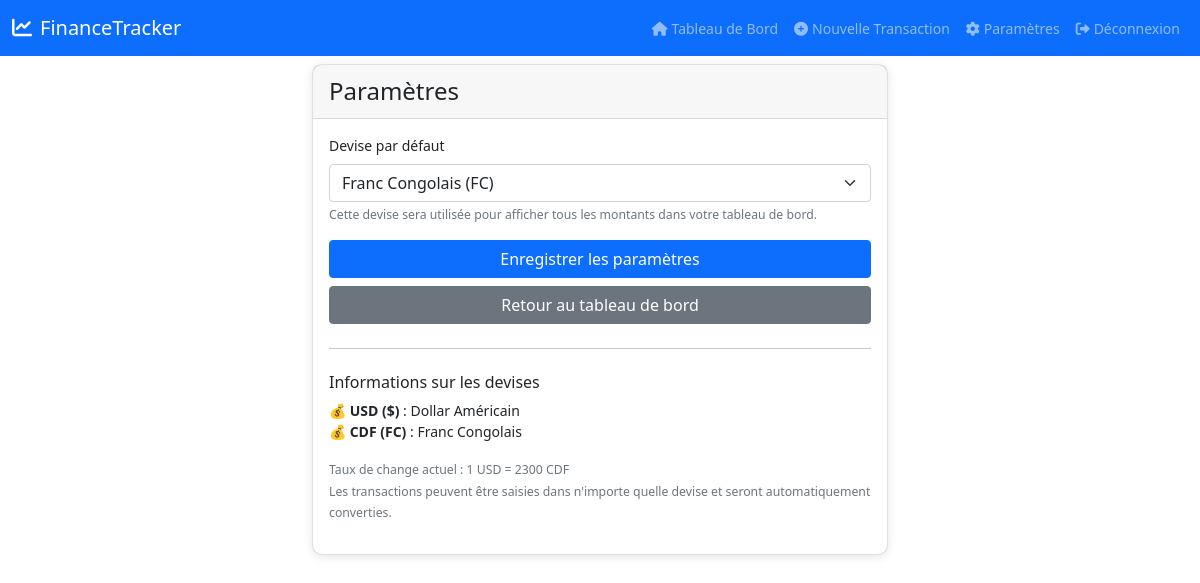
Before: /settings (signed in) with the older database file.
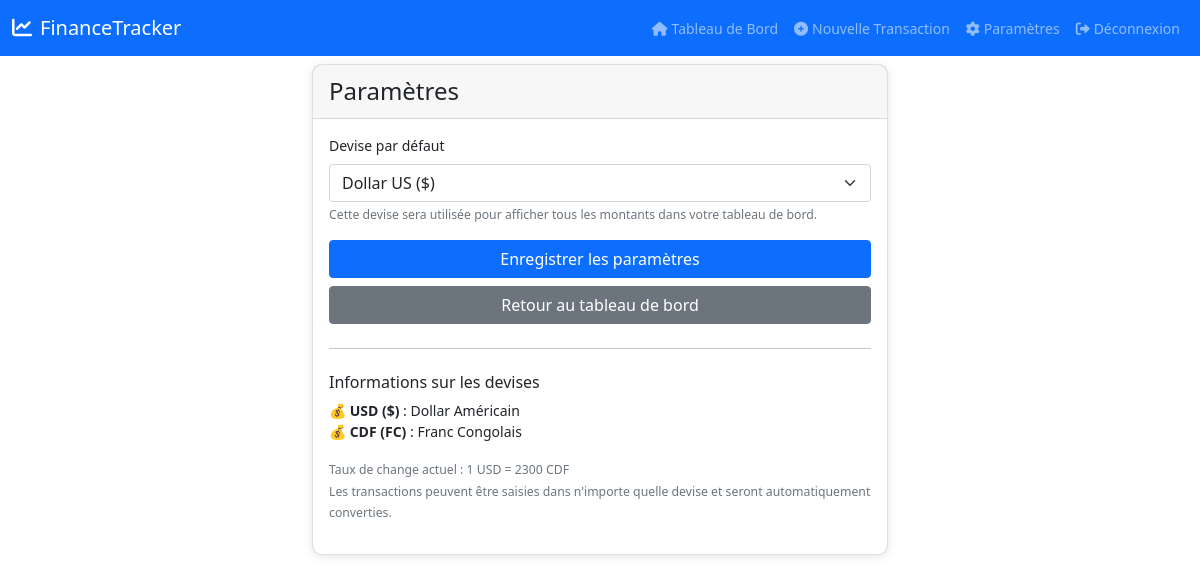
After: the same page with the newer database file.
### tables this page shows
CREATE TABLE users (
            id INTEGER PRIMARY KEY AUTOINCREMENT,
            username TEXT UNIQUE NOT NULL,
            password TEXT NOT NULL,
            created_at TIMESTAMP DEFAULT CURRENT_TIMESTAMP
        , default_currency TEXT DEFAULT 'USD');

### app.py (the view, shortened to what this page needs)
@app.route('/settings', methods=['GET', 'POST'])
def settings():
    if 'user_id' not in session:
        return redirect('/login')
    conn = database.get_db_connection()
    user = conn.execute('SELECT default_currency FROM users WHERE id = ?',
                       (session['user_id'],)).fetchone()
    user_currency = user['default_currency'] if user and user['default_currency'] else 'USD'
    conn.close()
    return render_template('settings.html', user_currency=user_currency)

### database.py (called while the page is built)
def get_db_connection():
    conn = sqlite3.connect('finance.db')
    conn.row_factory = sqlite3.Row
    return conn

### templates/settings.html (shortened to what this page needs)
{% extends "base.html" %}
{% block content %}
<div class="row justify-content-center">
    <div class="col-md-6">
        <div class="card">
            <div class="card-header">
                <h4 class="mb-0">Paramètres</h4>
            </div>
            <div class="card-body">
                <form method="POST">
                    <div class="mb-3">
                        <label for="default_currency" class="form-label">Devise par défaut</label>
                        <select class="form-select" id="default_currency" name="default_currency" required>
                            <option value="USD" {% if user_currency == 'USD' %}selected{% endif %}>Dollar US ($)</option>
                            <option value="CDF" {% if user_currency == 'CDF' %}selected{% endif %}>Franc Congolais (FC)</option>
                        </select>
                        <div class="form-text">
                            Cette devise sera utilisée pour afficher tous les montants dans votre tableau de bord.
                        </div>
                    </div>
                    <div class="d-grid gap-2">
                        <button type="submit" class="btn btn-primary">Enregistrer les paramètres</button>
                        <a href="{{ url_for('dashboard') }}" class="btn btn-secondary">Retour au tableau de bord</a>
                    </div>
                </form>
                <hr class="my-4">
                <div class="mb-3">
                    <h6>Informations sur les devises</h6>
                    <ul class="list-unstyled">
                        <li>💰 <strong>USD ($)</strong> : Dollar Américain</li>
                        <li>💰 <strong>CDF (FC)</strong> : Franc Congolais</li>
                    </ul>
                    <small class="text-muted">
                        Taux de change actuel : 1 USD = 2300 CDF<br>
                        Les transactions peuvent être saisies dans n'importe quelle devise et seront automatiquement converties.
                    </small>
                </div>
            </div>
        </div>
    </div>
</div>
{% endblock %}

### templates/base.html (shortened to what this page needs)
<!DOCTYPE html>
<html lang="fr">
<head>
    <link href="https://cdn.jsdelivr.net/npm/bootstrap@5.1.3/dist/css/bootstrap.min.css" rel="stylesheet">
    <link rel="stylesheet" href="https://cdnjs.cloudflare.com/ajax/libs/font-awesome/6.0.0/css/all.min.css">
    <link rel="stylesheet" href="{{ url_for('static', filename='style.css') }}">
</head>
<body>
    <nav class="navbar navbar-expand-lg navbar-dark bg-primary fixed-top">
        <div class="container-fluid">
            <a class="navbar-brand" href="{{ url_for('dashboard') }}">
                <i class="fas fa-chart-line me-2"></i>FinanceTracker
            </a>
            <div class="collapse navbar-collapse" id="navbarNav">
                {% if session.user_id %}
                <ul class="navbar-nav ms-auto">
                    <li class="nav-item">
                        <a class="nav-link" href="{{ url_for('dashboard') }}">
                            <i class="fas fa-home me-1"></i>Tableau de Bord
                        </a>
                    </li>
                    <li class="nav-item">
                        <a class="nav-link" href="{{ url_for('add_transaction') }}">
                            <i class="fas fa-plus-circle me-1"></i>Nouvelle Transaction
                        </a>
                    </li>
                    <li class="nav-item">
                        <a class="nav-link" href="{{ url_for('settings') }}">
                            <i class="fas fa-cog me-1"></i>Paramètres
                        </a>
                    </li>
                    <li class="nav-item">
                        <a class="nav-link" href="{{ url_for('logout') }}">
                            <i class="fas fa-sign-out-alt me-1"></i>Déconnexion
                        </a>
                    </li>
                </ul>
                {% endif %}
            </div>
        </div>
    </nav>
    <div class="container-fluid mt-5 pt-3">
        {% block content %}{% endblock %}
    </div>
</body>
</html>

### static/style.css (style rules this page uses)
body { font-size: 14px; padding-bottom: 60px; }
.card { border-radius: 10px; box-shadow: 0 2px 10px rgba(0,0,0,0.1); margin-bottom: 1rem; }
.card-header { font-weight: 600; padding: 0.75rem 1rem; }

Changed rows visible on the page:
changed users: default_currency "Franc Congolais (FC)" → "Dollar US ($)"
